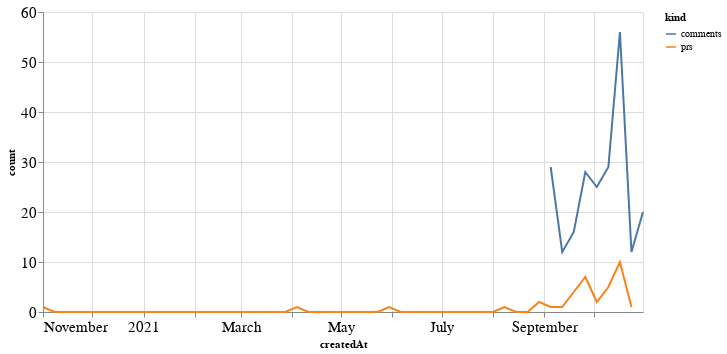

The notebook cell saved with this chart:
### Code cell
alt.Chart(total_time, width=600).mark_line().encode(
    x='createdAt',
    y='count',
    color='kind'
)

### Figure 1 — Vega-Lite specification as saved in the notebook (floating-point values rounded to 4 significant figures)
{"config": {"axisLeft": {"labelFontSize": 15}, "axisBottom": {"labelFontSize": 15}}, "data": {"name": "data-d4e4b8250116e879d2a5de0e18e7ca36"}, "mark": "line", "encoding": {"color": {"type": "nominal", "field": "kind"}, "x": {"type": "temporal", "field": "createdAt"}, "y": {"type": "quantitative", "field": "count"}}, "width": 600, "$schema": "https://vega.github.io/schema/vega-lite/v4.8.1.json", "datasets": {"data-d4e4b8250116e879d2a5de0e18e7ca36": [{"createdAt": "2020-11-01T00:00:00", "kind": "prs", "count": 1.0}, {"createdAt": "2020-11-08T00:00:00", "kind": "prs", "count": 0.0}, {"createdAt": "2020-11-15T00:00:00", "kind": "prs", "count": 0.0}, {"createdAt": "2020-11-22T00:00:00", "kind": "prs", "count": 0.0}, {"createdAt": "2020-11-29T00:00:00", "kind": "prs", "count": 0.0}, {"createdAt": "2020-12-06T00:00:00", "kind": "prs", "count": 0.0}, {"createdAt": "2020-12-13T00:00:00", "kind": "prs", "count": 0.0}, {"createdAt": "2020-12-20T00:00:00", "kind": "prs", "count": 0.0}, {"createdAt": "2020-12-27T00:00:00", "kind": "prs", "count": 0.0}, {"createdAt": "2021-01-03T00:00:00", "kind": "prs", "count": 0.0}, {"createdAt": "2021-01-10T00:00:00", "kind": "prs", "count": 0.0}, {"createdAt": "2021-01-17T00:00:00", "kind": "prs", "count": 0.0}, {"createdAt": "2021-01-24T00:00:00", "kind": "prs", "count": 0.0}, {"createdAt": "2021-01-31T00:00:00", "kind": "prs", "count": 0.0}, {"createdAt": "2021-02-07T00:00:00", "kind": "prs", "count": 0.0}, {"createdAt": "2021-02-14T00:00:00", "kind": "prs", "count": 0.0}, {"createdAt": "2021-02-21T00:00:00", "kind": "prs", "count": 0.0}, {"createdAt": "2021-02-28T00:00:00", "kind": "prs", "count": 0.0}, {"createdAt": "2021-03-07T00:00:00", "kind": "prs", "count": 0.0}, {"createdAt": "2021-03-14T00:00:00", "kind": "prs", "count": 0.0}, {"createdAt": "2021-03-21T00:00:00", "kind": "prs", "count": 0.0}, {"createdAt": "2021-03-28T00:00:00", "kind": "prs", "count": 0.0}, {"createdAt": "2021-04-04T00:00:00", "kind": "prs", "count": 1.0}, {"createdAt": "2021-04-11T00:00:00", "kind": "prs", "count": 0.0}, {"createdAt": "2021-04-18T00:00:00", "kind": "prs", "count": 0.0}, {"createdAt": "2021-04-25T00:00:00", "kind": "prs", "count": 0.0}, {"createdAt": "2021-05-02T00:00:00", "kind": "prs", "count": 0.0}, {"createdAt": "2021-05-09T00:00:00", "kind": "prs", "count": 0.0}, {"createdAt": "2021-05-16T00:00:00", "kind": "prs", "count": 0.0}, {"createdAt": "2021-05-23T00:00:00", "kind": "prs", "count": 0.0}, {"createdAt": "2021-05-30T00:00:00", "kind": "prs", "count": 1.0}, {"createdAt": "2021-06-06T00:00:00", "kind": "prs", "count": 0.0}, {"createdAt": "2021-06-13T00:00:00", "kind": "prs", "count": 0.0}, {"createdAt": "2021-06-20T00:00:00", "kind": "prs", "count": 0.0}, {"createdAt": "2021-06-27T00:00:00", "kind": "prs", "count": 0.0}, {"createdAt": "2021-07-04T00:00:00", "kind": "prs", "count": 0.0}, {"createdAt": "2021-07-11T00:00:00", "kind": "prs", "count": 0.0}, {"createdAt": "2021-07-18T00:00:00", "kind": "prs", "count": 0.0}, {"createdAt": "2021-07-25T00:00:00", "kind": "prs", "count": 0.0}, {"createdAt": "2021-08-01T00:00:00", "kind": "prs", "count": 0.0}, {"createdAt": "2021-08-08T00:00:00", "kind": "prs", "count": 1.0}, {"createdAt": "2021-08-15T00:00:00", "kind": "prs", "count": 0.0}, {"createdAt": "2021-08-22T00:00:00", "kind": "prs", "count": 0.0}, {"createdAt": "2021-08-29T00:00:00", "kind": "prs", "count": 2.0}, {"createdAt": "2021-09-05T00:00:00", "kind": "prs", "count": 1.0}, {"createdAt": "2021-09-12T00:00:00", "kind": "prs", "count": 1.0}, {"createdAt": "2021-09-19T00:00:00", "kind": "prs", "count": 4.0}, {"createdAt": "2021-09-26T00:00:00", "kind": "prs", "count": 7.0}, {"createdAt": "2021-10-03T00:00:00", "kind": "prs", "count": 2.0}, {"createdAt": "2021-10-10T00:00:00", "kind": "prs", "count": 5.0}, {"createdAt": "2021-10-17T00:00:00", "kind": "prs", "count": 10.0}, {"createdAt": "2021-10-24T00:00:00", "kind": "prs", "count": 1.0}, {"createdAt": "2021-10-31T00:00:00", "kind": "prs", "count": null}, {"createdAt": "2020-11-01T00:00:00", "kind": "comments", "count": null}, {"createdAt": "2020-11-08T00:00:00", "kind": "comments", "count": null}, {"createdAt": "2020-11-15T00:00:00", "kind": "comments", "count": null}, {"createdAt": "2020-11-22T00:00:00", "kind": "comments", "count": null}, {"createdAt": "2020-11-29T00:00:00", "kind": "comments", "count": null}, {"createdAt": "2020-12-06T00:00:00", "kind": "comments", "count": null}, {"createdAt": "2020-12-13T00:00:00", "kind": "comments", "count": null}, {"createdAt": "2020-12-20T00:00:00", "kind": "comments", "count": null}, {"createdAt": "2020-12-27T00:00:00", "kind": "comments", "count": null}, {"createdAt": "2021-01-03T00:00:00", "kind": "comments", "count": null}, {"createdAt": "2021-01-10T00:00:00", "kind": "comments", "count": null}, {"createdAt": "2021-01-17T00:00:00", "kind": "comments", "count": null}, {"createdAt": "2021-01-24T00:00:00", "kind": "comments", "count": null}, {"createdAt": "2021-01-31T00:00:00", "kind": "comments", "count": null}, {"createdAt": "2021-02-07T00:00:00", "kind": "comments", "count": null}, {"createdAt": "2021-02-14T00:00:00", "kind": "comments", "count": null}, {"createdAt": "2021-02-21T00:00:00", "kind": "comments", "count": null}, {"createdAt": "2021-02-28T00:00:00", "kind": "comments", "count": null}, {"createdAt": "2021-03-07T00:00:00", "kind": "comments", "count": null}, {"createdAt": "2021-03-14T00:00:00", "kind": "comments", "count": null}, {"createdAt": "2021-03-21T00:00:00", "kind": "comments", "count": null}, {"createdAt": "2021-03-28T00:00:00", "kind": "comments", "count": null}, {"createdAt": "2021-04-04T00:00:00", "kind": "comments", "count": null}, {"createdAt": "2021-04-11T00:00:00", "kind": "comments", "count": null}, {"createdAt": "2021-04-18T00:00:00", "kind": "comments", "count": null}, {"createdAt": "2021-04-25T00:00:00", "kind": "comments", "count": null}, {"createdAt": "2021-05-02T00:00:00", "kind": "comments", "count": null}, {"createdAt": "2021-05-09T00:00:00", "kind": "comments", "count": null}, {"createdAt": "2021-05-16T00:00:00", "kind": "comments", "count": null}, {"createdAt": "2021-05-23T00:00:00", "kind": "comments", "count": null}, {"createdAt": "2021-05-30T00:00:00", "kind": "comments", "count": null}, {"createdAt": "2021-06-06T00:00:00", "kind": "comments", "count": null}, {"createdAt": "2021-06-13T00:00:00", "kind": "comments", "count": null}, {"createdAt": "2021-06-20T00:00:00", "kind": "comments", "count": null}, {"createdAt": "2021-06-27T00:00:00", "kind": "comments", "count": null}, {"createdAt": "2021-07-04T00:00:00", "kind": "comments", "count": null}, {"createdAt": "2021-07-11T00:00:00", "kind": "comments", "count": null}, {"createdAt": "2021-07-18T00:00:00", "kind": "comments", "count": null}, {"createdAt": "2021-07-25T00:00:00", "kind": "comments", "count": null}, {"createdAt": "2021-08-01T00:00:00", "kind": "comments", "count": null}, {"createdAt": "2021-08-08T00:00:00", "kind": "comments", "count": null}, {"createdAt": "2021-08-15T00:00:00", "kind": "comments", "count": null}, {"createdAt": "2021-08-22T00:00:00", "kind": "comments", "count": null}, {"createdAt": "2021-08-29T00:00:00", "kind": "comments", "count": null}, {"createdAt": "2021-09-05T00:00:00", "kind": "comments", "count": 29.0}, {"createdAt": "2021-09-12T00:00:00", "kind": "comments", "count": 12.0}, {"createdAt": "2021-09-19T00:00:00", "kind": "comments", "count": 16.0}, {"createdAt": "2021-09-26T00:00:00", "kind": "comments", "count": 28.0}, {"createdAt": "2021-10-03T00:00:00", "kind": "comments", "count": 25.0}, {"createdAt": "2021-10-10T00:00:00", "kind": "comments", "count": 29.0}, {"createdAt": "2021-10-17T00:00:00", "kind": "comments", "count": 56.0}, {"createdAt": "2021-10-24T00:00:00", "kind": "comments", "count": 12.0}, {"createdAt": "2021-10-31T00:00:00", "kind": "comments", "count": 20.0}]}}
